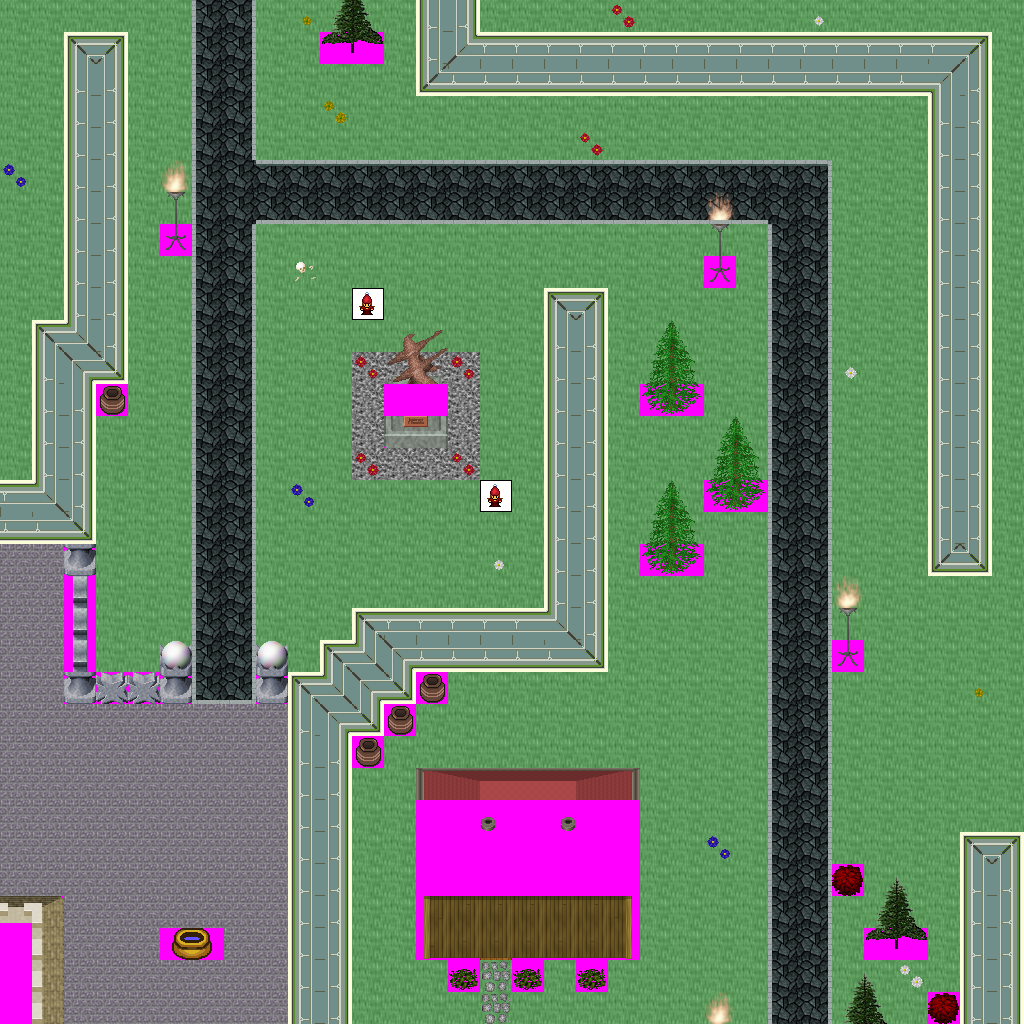

This is a level from a 2D game, rendered from its Tiled map with the project's own tilesets. A one-line summary and the map file follow, with tile-layer data summarised:
An orthogonal 32x32 tile map with 32x32 px tiles, 7 tile layers (Ground, Objects, Above, Walkable, ...), 34 tilesets and 24 objects (12x newmap, from_west_0, from_west_1, from_east_0, from_east_1, ...).

<map version="1.0" orientation="orthogonal" width="32" height="32" tilewidth="32" tileheight="32">
 <tileset firstgid="1" name="ground_indoor_tiles" tilewidth="32" tileheight="32">
  <image source="../drawable/ground_indoor_tiles.png" width="64" height="128" />
 </tileset>
 <tileset firstgid="9" name="building_wall_int_blue_green" tilewidth="32" tileheight="32">
  <image source="../drawable/building_wall_int_blue_green.png" width="128" height="128" />
 </tileset>
 <tileset firstgid="25" name="building_wall_int_green_blue" tilewidth="32" tileheight="32">
  <image source="../drawable/building_wall_int_green_blue.png" width="128" height="128" />
 </tileset>
 <tileset firstgid="41" name="item_corpse_skull_pale" tilewidth="32" tileheight="32">
  <image source="../drawable/item_corpse_skull_pale.png" width="64" height="32" />
 </tileset>
 <tileset firstgid="43" name="building_decoration_orbpedestal" tilewidth="32" tileheight="32">
  <image source="../drawable/building_decoration_orbpedestal.png" width="32" height="64" />
 </tileset>
 <tileset firstgid="45" name="building_decoration_block" tilewidth="32" tileheight="32">
  <image source="../drawable/building_decoration_block.png" width="64" height="32" />
 </tileset>
 <tileset firstgid="47" name="building_decoration_chimney" tilewidth="32" tileheight="32">
  <image source="../drawable/building_decoration_chimney.png" width="32" height="64" />
 </tileset>
 <tileset firstgid="49" name="building_door_closed" tilewidth="32" tileheight="32">
  <image source="../drawable/building_door_closed.png" width="32" height="32" />
 </tileset>
 <tileset firstgid="50" name="building_door_door" tilewidth="32" tileheight="32">
  <image source="../drawable/building_door_door.png" width="96" height="64" />
 </tileset>
 <tileset firstgid="56" name="building_roof_red" tilewidth="32" tileheight="32">
  <image source="../drawable/building_roof_red.png" width="160" height="128" />
 </tileset>
 <tileset firstgid="76" name="building_window_window_long" tilewidth="32" tileheight="32">
  <image source="../drawable/building_window_window_long.png" width="96" height="32" />
 </tileset>
 <tileset firstgid="79" name="ground_cobbled_paving" tilewidth="32" tileheight="32">
  <image source="../drawable/ground_cobbled_paving.png" width="32" height="32" />
 </tileset>
 <tileset firstgid="80" name="ground_gravel" tilewidth="32" tileheight="32">
  <image source="../drawable/ground_gravel.png" width="32" height="32" />
 </tileset>
 <tileset firstgid="81" name="ground_stone_floors" tilewidth="32" tileheight="32">
  <image source="../drawable/ground_stone_floors.png" width="96" height="64" />
 </tileset>
 <tileset firstgid="87" name="ground_ground" tilewidth="32" tileheight="32">
  <image source="../drawable/ground_ground.png" width="96" height="352" />
 </tileset>
 <tileset firstgid="120" name="plant_bush_various_small" tilewidth="32" tileheight="32">
  <image source="../drawable/plant_bush_various_small.png" width="96" height="96" />
 </tileset>
 <tileset firstgid="129" name="plant_flower_daisy_blue" tilewidth="32" tileheight="32">
  <image source="../drawable/plant_flower_daisy_blue.png" width="64" height="128" />
 </tileset>
 <tileset firstgid="137" name="plant_flower_daisy_red" tilewidth="32" tileheight="32">
  <image source="../drawable/plant_flower_daisy_red.png" width="64" height="128" />
 </tileset>
 <tileset firstgid="145" name="plant_flower_daisy_white" tilewidth="32" tileheight="32">
  <image source="../drawable/plant_flower_daisy_white.png" width="64" height="128" />
 </tileset>
 <tileset firstgid="153" name="plant_flower_daisy_yellow" tilewidth="32" tileheight="32">
  <image source="../drawable/plant_flower_daisy_yellow.png" width="64" height="128" />
 </tileset>
 <tileset firstgid="161" name="plant_tree_spruce" tilewidth="32" tileheight="32">
  <image source="../drawable/plant_tree_spruce.png" width="64" height="96" />
 </tileset>
 <tileset firstgid="167" name="item_pot_pot_purple" tilewidth="32" tileheight="32">
  <image source="../drawable/item_pot_pot_purple.png" width="32" height="32" />
 </tileset>
 <tileset firstgid="168" name="furniture_light_iron_lamp" tilewidth="32" tileheight="32">
  <image source="../drawable/furniture_light_iron_lamp.png" width="32" height="96" />
 </tileset>
 <tileset firstgid="171" name="furniture_light_flames" tilewidth="32" tileheight="32">
  <image source="../drawable/furniture_light_flames.png" width="192" height="32" />
 </tileset>
 <tileset firstgid="177" name="building_wall_wood_2" tilewidth="32" tileheight="32">
  <image source="../drawable/building_wall_wood_2.png" width="96" height="96" />
 </tileset>
 <tileset firstgid="186" name="building_wall_bricked_edges" tilewidth="32" tileheight="32">
  <image source="../drawable/building_wall_bricked_edges.png" width="160" height="160" />
 </tileset>
 <tileset firstgid="211" name="plant_tree_tree_fluffy" tilewidth="32" tileheight="32">
  <image source="../drawable/plant_tree_tree_fluffy.png" width="128" height="96" />
 </tileset>
 <tileset firstgid="223" name="item_statue_bird" tilewidth="32" tileheight="32">
  <image source="../drawable/item_statue_bird.png" width="64" height="128" />
 </tileset>
 <tileset firstgid="231" name="logic_creature_gnome" tilewidth="32" tileheight="32">
  <image source="../drawable/logic_creature_gnome.png" width="192" height="32" />
 </tileset>
 <tileset firstgid="237" name="building_castle" tilewidth="32" tileheight="32">
  <image source="../drawable/building_castle.png" width="640" height="512" />
 </tileset>
 <tileset firstgid="557" name="building_decoration_banner" tilewidth="32" tileheight="32">
  <image source="../drawable/building_decoration_banner.png" width="32" height="384" />
 </tileset>
 <tileset firstgid="569" name="item_pot_pot_golden" tilewidth="32" tileheight="32">
  <image source="../drawable/item_pot_pot_golden.png" width="128" height="32" />
 </tileset>
 <tileset firstgid="573" name="plant_vine" tilewidth="32" tileheight="32">
  <image source="../drawable/plant_vine.png" width="32" height="96" />
 </tileset>
 <tileset firstgid="576" name="walkable_sentinel" tilewidth="32" tileheight="32">
  <image source="../drawable/walkable_sentinel.png" width="32" height="32" />
 </tileset>
 <layer name="Ground" width="32" height="32">
  <data>[1024 cells, 1024 non-empty, 5 distinct tile ids]</data>
 </layer>
 <layer name="Objects" width="32" height="32">
  <data>[1024 cells, 13 non-empty, 12 distinct tile ids]</data>
 </layer>
 <layer name="Above" width="32" height="32">
  <data>[1024 cells, 67 non-empty, 37 distinct tile ids]</data>
 </layer>
 <layer name="Walkable" width="32" height="32">
  <data>[1024 cells, 257 non-empty, 1 distinct tile ids]</data>
 </layer>
 <layer name="Objects_stendhal" width="32" height="32">
  <data>[1024 cells, 377 non-empty, 55 distinct tile ids]</data>
 </layer>
 <layer name="Above_stendhal" width="32" height="32">
  <data>[1024 cells, 2 non-empty, 2 distinct tile ids]</data>
 </layer>
 <layer name="Objects_stendhal2" width="32" height="32">
  <data>[1024 cells, 2 non-empty, 1 distinct tile ids]</data>
 </layer>
 <objectgroup name="Mapevents" width="32" height="32">
  <object name="exit_east_0" type="newmap" x="992" y="0" width="32" height="288">
   <properties>
    <property name="map" value="level_1_fado_great_cave_n_e3_x2_y1" />
    <property name="place" value="from_east_0" />
   </properties>
  </object>
  <object name="exit_east_1" type="newmap" x="992" y="320" width="32" height="512">
   <properties>
    <property name="map" value="level_1_fado_great_cave_n_e3_x2_y1" />
    <property name="place" value="from_east_1" />
   </properties>
  </object>
  </objectgroup>
 <objectgroup name="Spawn" width="32" height="32">
  <!-- 12 objects omitted --></objectgroup>
 <objectgroup name="Keys" width="32" height="32" />
 <objectgroup name="Replace" width="32" height="32" />
</map>
<!-- 22 of 24 objects omitted -->
